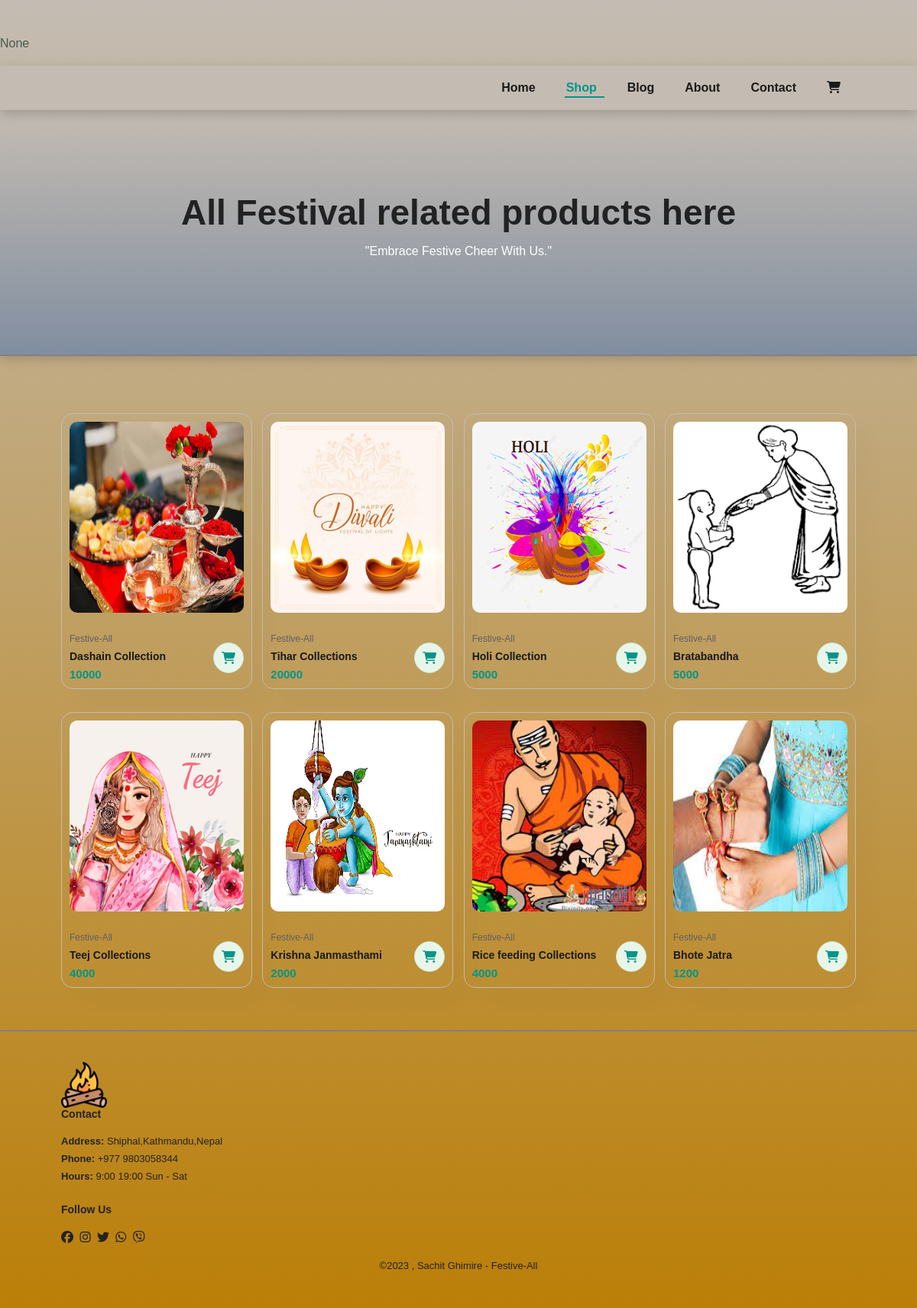
Page /shop on the committed database.
### pooja_app/models.py (models this page shows)
class Collection(models.Model):
    collection_name = models.CharField(max_length=100,null=False)
    collection_price = models.IntegerField(null=False)
    collection_image = models.ImageField(null=False,upload_to='media/pooja_app/images/collections/')
    def __str__(self):
        return self.collection_name

### pooja_app/views.py (the view)
# urls.py: path('shop',views.shop,name='shop'),
def shop(request):
    collections = Collection.objects.all()
    context = {
        "details": request.session.get('person'),
        "collections": collections
    }
    print(context)
    return render(request, "shop.html", context)

### pooja_app/templates/shop.html (shortened to what this page needs)
<!DOCTYPE html>
<html lang="en">
  <head>
    <link rel="stylesheet" href="/static/css/style.css" />
    <link
      rel="stylesheet"
      type="text/css"
      href="https://cdnjs.cloudflare.com/ajax/libs/toastr.js/latest/css/toastr.min.css"
    />
  </head>
  <body>
    <p>{{details}}</p>
    <section id="header">
      <div>
        <ul id="navbar">
          <li><a href="/" >Home</a></li>
          <li><a href="shop" class="active">Shop</a></li>
          <li><a href="blog">Blog</a></li>
          <li><a href="about">About</a></li>
          <li><a href="contact">Contact</a></li>
          <li id="lg-bag">
            <a href="cart"><i class="fa-solid fa-cart-shopping"></i></a>
          </li>
        </ul>
      </div>
    </section>
      <div id="page-header">
        <h2 class="ab">All Festival related products here</h2>
        <p class="ab">"Embrace Festive Cheer With Us."</p>
      </div>
    <section id="product1" class="section-p1">
      <div class="pro-container">
        {% for Collection in collections %}
        <div class="pro">
          <img src=http://localhost:8000/media/{{Collection.collection_image}} >
          <div class="des">
            <span>Festive-All</span>
            <h5>{{Collection.collection_name}}</h5>
            <h4>{{Collection.collection_price}}</h4>
          </div>
          <a href="product_details/{{Collection.id}}"><i class="fa-solid fa-cart-shopping"></i></a>
        </div>
        {% endfor %}
      </div>
    </section>
    <footer class="section-p1">
      <div class="col">
        <img src="/bonfire.png" height="60px" alt="" />
        <h4>Contact</h4>
        <p><strong>Address: </strong>Shiphal,Kathmandu,Nepal</p>
        <p><strong>Phone: </strong>+977 9803058344</p>
        <p><strong>Hours: </strong>9:00 19:00 Sun - Sat</p>
        <div class="follow">
          <h4>Follow Us</h4>
          <div class="icon">
            <i class="fab fa-facebook"></i>
            <i class="fab fa-instagram"></i>
            <i class="fab fa-twitter"></i>
            <i class="fab fa-whatsapp"></i>
            <i class="fab fa-viber"></i>
          </div>
        </div>
      </div>
      <div class="copyright">
        <p>&copy;2023 , Sachit Ghimire - Festive-All</p>
      </div>
    </footer>
  </body>
</html>

### pooja_app/static/css/style.css (style rules this page uses)
* { margin: 0; padding: 0; box-sizing: border-box; font-family: "Spartan", sans-serif; }
body { background-image: linear-gradient(#c4bcb3, #bb7f08); }
h2 { font-size: 46px; line-height: 54px; color: #222; }
h4 { font-size: 20px; color: #222; }
p { font-size: 16px; color: #465b52; margin: 15px 0 20px 0; }
.section-p1 { padding: 40px 80px; border-top: 2px solid gray; }
body { width: 100%; }
#header { display: flex; align-items: center; justify-content: space-between; padding: 20px 80px; background: #c4bcb3; box-shadow: 0 5px 15px rgba(0, 0, 0, 0.2); position: sticky; z-index: 999; top: 0; left: 0; }
#navbar { display: flex; align-items: center; justify-content: center; }
#navbar li { list-style: none; padding: 0 20px; position: relative; }
#navbar li a { text-decoration: none; font-size: 16px; font-weight: 600; color: #1a1a1a; transition: 0.3s ease; }
#navbar li a:hover, #navbar li a.active { color: #009688; }
#navbar li a.active::after, #navbar li a:hover::after { content: ""; width: 65%; height: 2px; background: #009688; position: absolute; bottom: -4px; left: 18px; }
#product1 { text-align: center; }
#product1 .pro-container { display: flex; justify-content: space-between; padding-top: 20px; flex-wrap: wrap; }
#product1 .pro { width: 23%; min-width: 250px; padding: 10x 12px; border: 1px solid #c4bcb3; border-radius: 15px; cursor: pointer; box-shadow: 20px 20px 30px rgba(0, 0, 0, 0.02); margin: 15px 0; transition: 0.2s ease; position: relative; }
#product1 .pro img { width: 100%; height: 270px; border-radius: 20px; padding: 10px; }
#product1 .pro .des { text-align: start; padding: 10px 10px; }
#product1 .pro .des span { color: #606063; font-size: 12px; }
#product1 .pro .des h5 { padding-top: 7px; color: #1a1a1a; font-size: 14px; }
#product1 .pro .des h4 { padding-top: 7px; font-size: 15px; font-weight: 700; color: #009688; }
#product1 .pro a { width: 40px; height: 40px; line-height: 40px; border-radius: 50px; background-color: #e8f6ea; font-weight: 500; color: #009688; border: 1px solid #cce7d0; position: absolute; bottom: 20px; right: 10px; }
footer { display: flex; flex-wrap: wrap; justify-content: space-between; }
footer .col { display: flex; flex-direction: column; align-items: flex-start; margin-bottom: 20px; }
footer h4 { font-size: 14px; padding-bottom: 20px; }
footer p { font-size: 13px; margin: 0 0 8px 0; color: #222; }
footer .follow { margin-top: 20px; }
footer .follow i { color: #222; padding-right: 4px; cursor: pointer; }
footer .copyright { width: 100%; text-align: center; }
#page-header { background-image: linear-gradient(#c4bcb3, #818ea0); width: 100%; height: 40vh; display: flex; justify-content: center; text-align: center; flex-direction: column; box-shadow: 0 5px 15px rgba(0, 0, 0, 0.2); }
#page-header p { color: #fff; }
footer { border-top: 2px solid gray; }

### rows in the picture
Collection: collection_image (picture), collection_name "Dashain Collection", collection_price "10000"
Collection: collection_image (picture), collection_name "Tihar Collections", collection_price "20000"
Collection: collection_image (picture), collection_name "Holi Collection", collection_price "5000"
Collection: collection_image (picture), collection_name "Bratabandha", collection_price "5000"
Collection: collection_image (picture), collection_name "Teej Collections", collection_price "4000"
Collection: collection_image (picture), collection_name "Krishna Janmasthami", collection_price "2000"
Collection: collection_image (picture), collection_name "Rice feeding Collections", collection_price "4000"
Collection: collection_image (picture), collection_name "Bhote Jatra", collection_price "1200"

### other values in the picture
{{ details }} "None"
